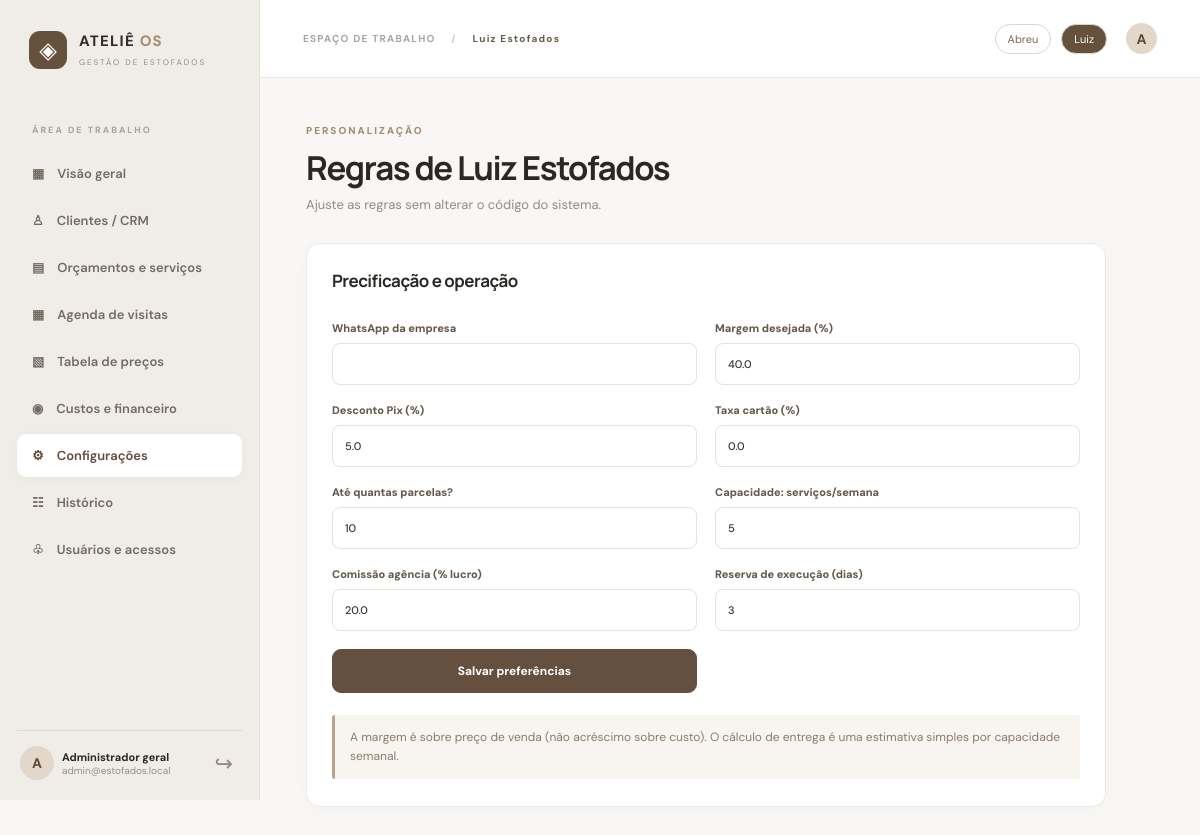
Screenshot of /settings?company_id=2 (signed in) with the database file from the repository.
### tables this page shows
CREATE TABLE companies(id INTEGER PRIMARY KEY,name TEXT NOT NULL,whatsapp TEXT DEFAULT '',margin REAL DEFAULT 40,pix_discount REAL DEFAULT 5,card_fee REAL DEFAULT 0,card_installments INTEGER DEFAULT 10,weekly_capacity INTEGER DEFAULT 5,workdays TEXT DEFAULT '0,1,2,3,4',commission_rate REAL DEFAULT 20,lead_days INTEGER DEFAULT 3);

### app.py (the view, shortened to what this page needs)
@app.route('/settings',methods=['GET','POST'])
@role_required('admin','owner')
def settings():
    comp=current_company();cid=comp['id']
    return render_template('settings.html',comp=comp)

### app.py (called while the page is built)
def conn():
    c=sqlite3.connect(DB); c.row_factory=sqlite3.Row; c.execute('PRAGMA foreign_keys=ON'); return c

@app.before_request
def csrf_guard():
    if 'csrf' not in session: session['csrf']=secrets.token_hex(24)
    if request.method=='POST' and request.form.get('csrf')!=session.get('csrf'): abort(400,'Token inválido. Atualize a página.')

@app.context_processor
def ctx():
    return dict(csrf=session.get('csrf'),me=session.get('user'),statuses=STATUSES,money=money,today=date.today().isoformat())

def allowed_company(cid):
    u=session.get('user')
    if not u: abort(401)
    if u['role']!='admin' and u['company_id']!=cid: abort(403)

def role_required(*roles):
    def decorator(fn):
        @wraps(fn)
        def wrapper(*a,**kw):
            if not session.get('user'): return redirect(url_for('login'))
            if session['user']['role'] not in roles: abort(403)
            return fn(*a,**kw)
        return wrapper
    return decorator

def current_company():
    u=session['user']
    cid = request.values.get('company_id',type=int) if u['role']=='admin' else u['company_id']
    if not cid: cid=1
    allowed_company(cid)
    with conn() as c:
        company=c.execute('SELECT * FROM companies WHERE id=?',(cid,)).fetchone()
        if not company: abort(404)
        return dict(company)

### templates/settings.html
{% extends 'base.html' %}{% block title %}Configurações{% endblock %}{% block content %}<div class="pagehead"><div><div class="eyebrow">PERSONALIZAÇÃO</div><h1>Regras de {{comp.name}}</h1><p>Ajuste as regras sem alterar o código do sistema.</p></div></div><section class="panel narrow"><div class="panelhead"><h2>Precificação e operação</h2></div><form method="post" class="formgrid"><input name="csrf" type="hidden" value="{{csrf}}"><label>WhatsApp da empresa<input name="whatsapp" value="{{comp.whatsapp}}"></label><label>Margem desejada (%)<input name="margin" type="number" min="0" max="90" step="0.1" value="{{comp.margin}}"></label><label>Desconto Pix (%)<input name="pix_discount" type="number" min="0" step="0.1" value="{{comp.pix_discount}}"></label><label>Taxa cartão (%)<input name="card_fee" type="number" min="0" step="0.1" value="{{comp.card_fee}}"></label><label>Até quantas parcelas?<input name="card_installments" type="number" min="1" max="12" value="{{comp.card_installments}}"></label><label>Capacidade: serviços/semana<input name="weekly_capacity" type="number" min="1" value="{{comp.weekly_capacity}}"></label><label>Comissão agência (% lucro)<input name="commission_rate" type="number" min="0" step="0.1" value="{{comp.commission_rate}}"></label><label>Reserva de execução (dias)<input name="lead_days" type="number" min="0" value="{{comp.lead_days}}"></label><button class="primary">Salvar preferências</button></form><div class="helper">A margem é sobre preço de venda (não acréscimo sobre custo). O cálculo de entrega é uma estimativa simples por capacidade semanal.</div></section>{% endblock %}

### templates/base.html (shortened to what this page needs)
<!doctype html><html lang="pt-br"><head><link rel="stylesheet" href="{{url_for('static',filename='style.css')}}"></head><body><div class="layout"><aside class="sidebar"><div class="brand"><span class="brandicon">◈</span><div><b>ATELIÊ <em>OS</em></b><small>GESTÃO DE ESTOFADOS</small></div></div><span class="sidelabel">ÁREA DE TRABALHO</span><nav>
<a class="{{'active' if request.endpoint=='dashboard' else ''}}" href="{{url_for('dashboard',company_id=comp.id if comp else 1)}}">▦ <span>Visão geral</span></a>
<a class="{{'active' if request.endpoint=='clients' else ''}}" href="{{url_for('clients',company_id=comp.id if comp else 1)}}">♙ <span>Clientes / CRM</span></a>
<a class="{{'active' if request.endpoint in ('quotes','quote_detail') else ''}}" href="{{url_for('quotes',company_id=comp.id if comp else 1)}}">▤ <span>Orçamentos e serviços</span></a>
<a class="{{'active' if request.endpoint=='visits' else ''}}" href="{{url_for('visits',company_id=comp.id if comp else 1)}}">▦ <span>Agenda de visitas</span></a>
<a class="{{'active' if request.endpoint=='catalog' else ''}}" href="{{url_for('catalog',company_id=comp.id if comp else 1)}}">▧ <span>Tabela de preços</span></a>
{% if me.role != 'staff' %}<a class="{{'active' if request.endpoint=='finance' else ''}}" href="{{url_for('finance',company_id=comp.id if comp else 1)}}">◉ <span>Custos e financeiro</span></a><a class="{{'active' if request.endpoint=='settings' else ''}}" href="{{url_for('settings',company_id=comp.id if comp else 1)}}">⚙ <span>Configurações</span></a><a href="{{url_for('audit_page',company_id=comp.id if comp else 1)}}">☷ <span>Histórico</span></a>{% endif %}
{% if me.role=='admin' %}<a class="{{'active' if request.endpoint=='users' else ''}}" href="{{url_for('users')}}">♧ <span>Usuários e acessos</span></a>{% endif %}</nav><div class="sidebarfooter"><div class="tinyavatar">{{me.email[0]|upper}}</div><div class="usertext"><b>{{'Administrador geral' if me.role=='admin' else 'Responsável' if me.role=='owner' else 'Equipe'}}</b><small>{{me.email}}</small></div><form method="post" action="{{url_for('logout')}}"><input name="csrf" type="hidden" value="{{csrf}}"><button title="Sair" class="logout">↪</button></form></div></aside><main class="content"><div class="topbar"><div class="bread">ESPAÇO DE TRABALHO <span>/</span> <b>{{comp.name if comp else 'Administração'}}</b></div><div class="topactions">{% if me.role=='admin' and comp %}<a class="pill {{'selected' if comp.id==1 else ''}}" href="{{url_for('dashboard',company_id=1)}}">Abreu</a><a class="pill {{'selected' if comp.id==2 else ''}}" href="{{url_for('dashboard',company_id=2)}}">Luiz</a>{% endif %}<span class="avatar">{{me.email[0]|upper}}</span></div></div><div class="page">{% with messages=get_flashed_messages(with_categories=true) %}{% for kind,msg in messages %}<div class="flash {{kind}}">{{msg}}</div>{% endfor %}{% endwith %}{% block content %}{% endblock %}</div></main></div><script src="{{url_for('static',filename='app.js')}}"></script></body></html>

### static/style.css (style rules this page uses)
:root { --brown:#624b3b;--deep:#352d28;--tan:#a98b6c;--cream:#faf9f7;--paper:#fff;--ink:#292824;--muted:#918b84;--border:#ebe8e3;--green:#667963 }
* { box-sizing:border-box }
body { margin:0;background:#f8f7f5;color:var(--ink);font-family:'DM Sans',Arial,sans-serif;font-size:14px }
a { color:var(--brown);text-decoration:none }
button,input,select,textarea { font:inherit }
button { cursor:pointer }
.layout { display:flex;min-height:100vh }
.sidebar { width:260px;flex:none;background:#f0ede8;border-right:1px solid #e5e0d8;display:flex;flex-direction:column;padding:31px 17px 20px;position:sticky;top:0;height:100vh }
.brand { display:flex;align-items:center;gap:12px;padding:0 12px;margin-bottom:55px;color:var(--deep) }
.brandicon { background:#66513d;color:white;border-radius:11px;width:38px;height:38px;display:grid;place-items:center;font-size:23px }
.brand b { display:block;font-weight:800;letter-spacing:.08em;font-size:15px }
.brand em { color:#a88c70;font-style:normal }
.brand small { font-size:8px;letter-spacing:2px;color:#958b7d }
.sidelabel { font-size:9px;letter-spacing:2px;color:#aaa399;padding:0 15px;margin-bottom:16px;font-weight:800 }
nav { display:grid;gap:4px }
nav a { color:#736c63;font-weight:600;padding:13px 15px;border-radius:9px;display:flex;align-items:center;gap:13px;font-size:13px }
nav a.active,nav a:hover { background:white;color:var(--brown);box-shadow:0 2px 10px #5143330a }
.sidebarfooter { display:flex;align-items:center;gap:8px;margin-top:auto;padding:15px 3px 0;border-top:1px solid #ddd8d2 }
.tinyavatar,.avatar { background:#e3d7ca;color:var(--brown);font-weight:800;width:34px;height:34px;border-radius:50%;display:grid;place-items:center;flex:none }
.usertext { min-width:0;flex:1 }
.usertext b,.usertext small { display:block;white-space:nowrap;overflow:hidden;text-overflow:ellipsis;font-size:11px }
.usertext small { color:#968f86;font-size:10px }
.logout { border:0;background:none;font-size:22px;color:#958778 }
.content { flex:1;min-width:0 }
.topbar { height:78px;border-bottom:1px solid var(--border);display:flex;align-items:center;justify-content:space-between;padding:0 43px;background:#fff }
.bread { font-size:10px;letter-spacing:1.25px;color:#aaa49e;font-weight:700 }
.bread span { padding:0 12px;color:#d0ccc5 }
.bread b { color:#675c50 }
.topactions { display:flex;gap:10px;align-items:center }
.pill { border:1px solid #ddd7ce;padding:7px 12px;border-radius:25px;font-size:11px;color:#756857 }
.pill.selected { background:#66513d;color:white }
.avatar { margin-left:9px;width:31px;height:31px }
.page { max-width:1530px;padding:46px 46px 70px;margin:auto }
.pagehead { display:flex;justify-content:space-between;gap:16px;align-items:center;margin-bottom:30px }
.pagehead h1 { font-size:33px;letter-spacing:-1.4px;margin:8px 0 6px;font-family:Manrope,sans-serif }
.pagehead p,.panelhead p { color:var(--muted);font-size:13px;margin:0 }
.eyebrow { font-size:10px;font-weight:800;letter-spacing:2px;color:#a58a6c }
.primary,.secondary { display:inline-flex;justify-content:center;align-items:center;border-radius:9px;background:#654f3f;color:white;border:1px solid #654f3f;padding:13px 18px;font-weight:700;font-size:12px;min-height:42px }
.stat,.panel { background:white;border:1px solid #edeae6;border-radius:14px;box-shadow:0 3px 20px #37271d06 }
.panel { padding:25px 25px 27px;min-width:0 }
.panelhead { display:flex;align-items:center;justify-content:space-between;gap:12px;margin-bottom:24px }
.panelhead h2 { font-size:17px;letter-spacing:-.5px;margin:0 0 5px;font-family:Manrope,sans-serif }
.helper { background:#f8f5f0;border-left:3px solid #b8a388;border-radius:3px;padding:13px 15px;color:#8a7c6c;font-size:12px;margin-top:22px;line-height:1.6 }
.formgrid { display:grid;grid-template-columns:repeat(2,minmax(0,1fr));gap:18px }
.formgrid label { display:flex;flex-direction:column;font-size:11px;font-weight:800;gap:8px;color:#62584d }
input,select,textarea { width:100%;border:1px solid #e6e1da;background:#fff;color:#38332f;border-radius:8px;min-height:42px;padding:11px 12px;outline:none;font-weight:500 }
.narrow { max-width:800px }

### rows the page displays
companies: name "Luiz Estofados", margin "40.0", pix_discount "5.0", card_fee "0.0", card_installments "10", weekly_capacity "5", commission_rate "20.0", lead_days "3"

### other values shown
{{ me.email[0]|upper }} "A"
{{ me.email }} "admin@estofados.local"
